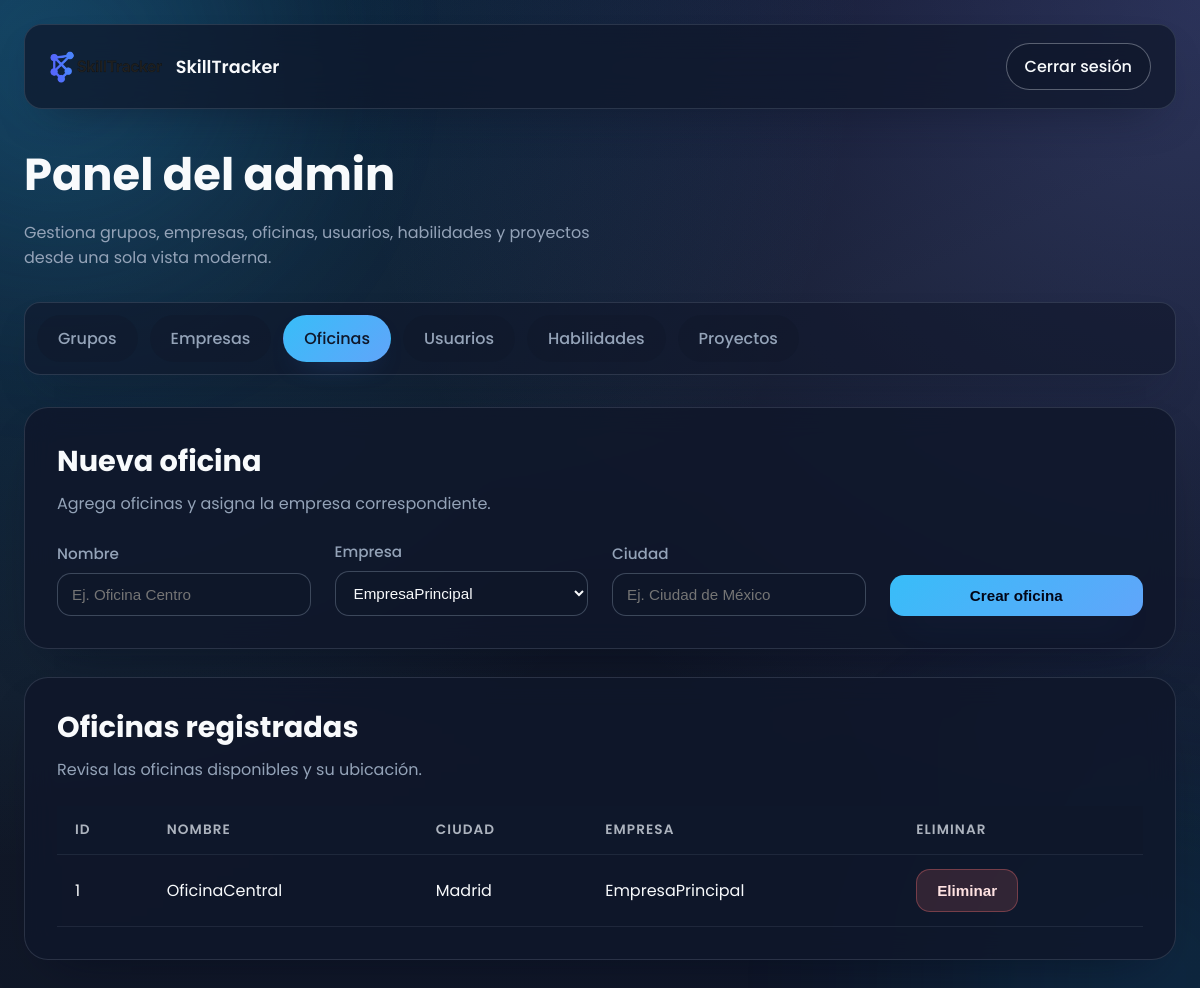
The app's page /dashboard_admin.php?tab=oficinas (signed in) with its own data.
### tables this page shows
CREATE TABLE oficinas (
  id INT AUTO_INCREMENT PRIMARY KEY,
  nombre VARCHAR(255) NOT NULL,
  empresa_id INT NOT NULL,
  ciudad VARCHAR(255) NOT NULL,
  UNIQUE(nombre, ciudad),
  FOREIGN KEY (empresa_id) REFERENCES empresas(id) ON DELETE RESTRICT ON UPDATE CASCADE
);

CREATE TABLE empresas (
  id INT AUTO_INCREMENT PRIMARY KEY,
  nombre VARCHAR(255) NOT NULL UNIQUE,
  grupo_id INT DEFAULT NULL,
  FOREIGN KEY (grupo_id) REFERENCES grupos(id) ON DELETE SET NULL ON UPDATE CASCADE
);

### Web/dashboard_admin.php (the view, shortened to what this page needs)
<?php
require_once 'db.php';
$grupos = $pdo->query(
  "SELECT g.*, GROUP_CONCAT(e.nombre ORDER BY e.id ASC SEPARATOR ', ') AS empresas
   FROM grupos g
   LEFT JOIN empresas e ON e.grupo_id = g.id
   GROUP BY g.id
   ORDER BY g.id ASC"
)->fetchAll();
$empresas = $pdo->query(
  "SELECT empresas.*, grupos.nombre AS grupo_nombre
   FROM empresas
   LEFT JOIN grupos ON empresas.grupo_id = grupos.id
   ORDER BY empresas.id ASC"
)->fetchAll();
$oficinas = $pdo->query(
  "SELECT o.id, o.nombre, o.ciudad, e.nombre AS empresa_nombre
   FROM oficinas o
   JOIN empresas e ON o.empresa_id = e.id
   ORDER BY o.id ASC"
)->fetchAll();
$usuarios = $pdo->query("
  SELECT u.*, e.nombre AS empresa, o.nombre AS oficina, o.ciudad AS oficina_ciudad
  FROM usuarios u
  JOIN empresas e ON u.empresa_id = e.id
  JOIN oficinas o ON u.oficina_id = o.id
ORDER BY id ASC")->fetchAll();
$tab = $_GET['tab'] ?? 'empresas';
?>
<!DOCTYPE html>
<html lang="es">
<head>
  <link rel="stylesheet" href="/css/dashboard.css">
</head>
<body class="dashboard-body">
  <div class="top-bar">
    <div class="top-bar-brand">
      <img src="/images/SkillTrackerLogo.png" alt="Logo SkillTracker">
      <span>SkillTracker</span>
    </div>
    <a href="logout.php" class="logout-button">Cerrar sesión</a>
  </div>
  <main class="main-content">
    <header class="page-header">
      <h1>Panel del admin</h1>
      <p>Gestiona grupos, empresas, oficinas, usuarios, habilidades y proyectos desde una sola vista moderna.</p>
    </header>
    <nav class="tabs" aria-label="Secciones del panel">
      <a href="?tab=grupos" class="tab-link <?= $tab === 'grupos' ? 'active' : '' ?>">Grupos</a>
      <a href="?tab=empresas" class="tab-link <?= $tab === 'empresas' ? 'active' : '' ?>">Empresas</a>
      <a href="?tab=oficinas" class="tab-link <?= $tab === 'oficinas' ? 'active' : '' ?>">Oficinas</a>
      <a href="?tab=usuarios" class="tab-link <?= $tab === 'usuarios' ? 'active' : '' ?>">Usuarios</a>
      <a href="?tab=habilidades" class="tab-link <?= $tab === 'habilidades' ? 'active' : '' ?>">Habilidades</a>
      <a href="?tab=proyectos" class="tab-link <?= $tab === 'proyectos' ? 'active' : '' ?>">Proyectos</a>
    </nav>
    <div class="tab-content">
      <?php if ($tab === 'grupos'): ?>
        <section class="panel-section">
          <div class="card form-card">
            <div class="section-heading">
              <h2>Crear nuevo grupo</h2>
              <p>Organiza tus empresas por grupo para facilitar la administración.</p>
            </div>
            <form action="grupos.php" method="POST" class="form-grid">
              <div class="form-field full-width">
                <label for="nombre_grupo">Nombre del grupo</label>
                <input type="text" id="nombre_grupo" name="nombre_grupo" required placeholder="Ej. División Norte">
              </div>
              <button type="submit" class="primary-button">Crear grupo</button>
            </form>
          </div>
        </section>
        <section class="panel-section">
          <div class="card table-card">
            <div class="section-heading">
              <h2>Grupos registrados</h2>
              <p>Consulta y administra los grupos existentes.</p>
            </div>
            <div class="table-wrapper">
              <table class="data-table">
                <thead>
                  <tr><th>ID</th><th>Nombre</th><th>Empresas</th><th>Modificar</th><th>Eliminar</th></tr>
                </thead>
                <tbody>
                  <?php foreach ($grupos as $g): ?>
                    <tr>
                      <td><?= htmlspecialchars($g['id']) ?></td>
                      <td><?= htmlspecialchars($g['nombre']) ?></td>
                      <td><?= htmlspecialchars($g['empresas']) ?></td>
                      <td>
                        <form method="GET" action="dashboard_admin.php" class="inline-form">
                          <input type="hidden" name="tab" value="grupos">
                          <input type="hidden" name="edit_grupo_id" value="<?= $g['id'] ?>">
                          <button type="submit" class="ghost-button">Modificar</button>
                        </form>
                      </td>
                      <td>
                        <form action="grupos.php" method="POST" class="inline-form" onsubmit="return confirm('¿Borrar grupo?');">
                          <input type="hidden" name="eliminar_grupo_id" value="<?= $g['id'] ?>">
                          <button type="submit" class="danger-button">Eliminar</button>
                        </form>
                      </td>
                    </tr>
                  <?php endforeach; ?>
                </tbody>
              </table>
            </div>
          </div>
        </section>
        <?php if (isset($_GET['edit_grupo_id'])):
              $stmt = $pdo->prepare("SELECT * FROM grupos WHERE id = ?");
              $stmt->execute([(int)$_GET['edit_grupo_id']]);
              $grupoEditar = $stmt->fetch();
              if ($grupoEditar): ?>
          <section class="panel-section">
            <div class="card form-card">
              <div class="section-heading">
                <h3>Editar grupo</h3>
                <p>Actualiza el nombre del grupo seleccionado.</p>
              </div>
              <form action="grupos.php" method="POST" class="form-grid">
                <input type="hidden" name="editar_grupo_id" value="<?= $grupoEditar['id'] ?>">
                <div class="form-field full-width">
                  <label for="nuevo_nombre">Nombre</label>
                  <input type="text" id="nuevo_nombre" name="nuevo_nombre" required value="<?= htmlspecialchars($grupoEditar['nombre']) ?>">
                </div>
                <div class="form-actions">
                  <button type="submit" class="primary-button">Guardar cambios</button>
                  <a href="dashboard_admin.php?tab=grupos" class="ghost-link">Cancelar</a>
                </div>
              </form>
            </div>
          </section>
        <?php endif; endif; ?>
      <?php elseif ($tab === 'oficinas'): ?>
        <section class="panel-section">
          <div class="card form-card">
            <div class="section-heading">
              <h2>Nueva oficina</h2>
              <p>Agrega oficinas y asigna la empresa correspondiente.</p>
            </div>
            <form action="oficinas.php" method="POST" class="form-grid">
              <div class="form-field">
                <label for="nombre_oficina">Nombre</label>
                <input type="text" id="nombre_oficina" name="nombre_oficina" required placeholder="Ej. Oficina Centro">
              </div>
              <div class="form-field">
                <label for="empresa_id">Empresa</label>
                <select name="empresa_id" id="empresa_id" required>
                  <?php foreach ($empresas as $e): ?>
                    <option value="<?= $e['id'] ?>"><?= htmlspecialchars($e['nombre']) ?></option>
                  <?php endforeach; ?>
                </select>
              </div>
              <div class="form-field">
                <label for="ciudad">Ciudad</label>
                <input type="text" id="ciudad" name="ciudad" required placeholder="Ej. Ciudad de México">
              </div>
              <button type="submit" class="primary-button">Crear oficina</button>
            </form>
          </div>
        </section>
        <section class="panel-section">
          <div class="card table-card">
            <div class="section-heading">
              <h2>Oficinas registradas</h2>
              <p>Revisa las oficinas disponibles y su ubicación.</p>
            </div>
            <div class="table-wrapper">
              <table class="data-table">
                <thead>
                  <tr><th>ID</th><th>Nombre</th><th>Ciudad</th><th>Empresa</th><th>Eliminar</th></tr>
                </thead>
                <tbody>
                  <?php foreach ($oficinas as $o): ?>
                    <tr>
                      <td><?= htmlspecialchars($o['id']) ?></td>
                      <td><?= htmlspecialchars($o['nombre']) ?></td>
                      <td><?= htmlspecialchars($o['ciudad']) ?></td>
                      <td><?= htmlspecialchars($o['empresa_nombre']) ?></td>
                      <td>
                        <form action="oficinas.php" method="POST" class="inline-form" onsubmit="return confirm('¿Borrar oficina?');">
                          <button type="submit" class="danger-button">Eliminar</button>
                        </form>
                      </td>
                    </tr>
                  <?php endforeach; ?>
                </tbody>
              </table>
            </div>
          </div>
        </section>
      <?php elseif ($tab === 'proyectos'): ?>
        <?php if (isset($_GET['edit_proyecto_id'])):
              $stmt = $pdo->prepare("SELECT * FROM proyectos WHERE id = ?");
              $stmt->execute([(int)$_GET['edit_proyecto_id']]);
              $proyectoEditar = $stmt->fetch();
              if ($proyectoEditar):
                $stmtParticipantes = $pdo->prepare("SELECT usuario_id FROM proyecto_usuario WHERE proyecto_id = ?");
                $stmtParticipantes->execute([$proyectoEditar['id']]);
                $participantesSeleccionados = array_column($stmtParticipantes->fetchAll(), 'usuario_id');
        ?>
          <section class="panel-section">
            <div class="card form-card">
              <div class="section-heading">
                <h3>Editar proyecto</h3>
                <p>Actualiza la información y los participantes del proyecto.</p>
              </div>
              <form action="crear_proyecto.php" method="POST" class="form-grid">
                <input type="hidden" name="actualizar_proyecto_id" value="<?= $proyectoEditar['id'] ?>">
                <div class="form-field full-width">
                  <label for="nombre_proyecto_edit">Nombre</label>
                  <input type="text" id="nombre_proyecto_edit" name="nombre_proyecto" required value="<?= htmlspecialchars($proyectoEditar['nombre']) ?>">
                </div>
                <div class="form-field full-width">
                  <label for="descripcion_proyecto_edit">Descripción</label>
                  <textarea id="descripcion_proyecto_edit" name="descripcion" rows="3"><?= htmlspecialchars($proyectoEditar['descripcion']) ?></textarea>
                </div>
                <div class="form-field">
                  <label for="estado_proyecto_edit">Estado</label>
                  <select id="estado_proyecto_edit" name="estado">
                    <option value="No iniciado" <?= $proyectoEditar['estado']==='No iniciado' ? 'selected' : '' ?>>No iniciado</option>
                    <option value="En progreso" <?= $proyectoEditar['estado']==='En progreso' ? 'selected' : '' ?>>En progreso</option>
                    <option value="Completado" <?= $proyectoEditar['estado']==='Completado' ? 'selected' : '' ?>>Completado</option>
                  </select>
                </div>
                <div class="form-field full-width">
                  <label for="participantes_edit">Participantes</label>
                  <select id="participantes_edit" name="usuarios_seleccionados[]" multiple size="5">
                    <?php foreach ($usuarios as $u): ?>
                      <option value="<?= $u['id'] ?>" <?= in_array($u['id'], $participantesSeleccionados) ? 'selected' : '' ?>><?= htmlspecialchars($u['nombre'] . ' ' . $u['apellido_paterno']) ?> - <?= htmlspecialchars($u['empresa']) ?></option>
                    <?php endforeach; ?>
                  </select>
                </div>
                <div class="form-actions">
                  <button type="submit" class="primary-button">Guardar cambios</button>
                  <a href="dashboard_admin.php?tab=proyectos" class="ghost-link">Cancelar</a>
                </div>
              </form>
            </div>
          </section>
        <?php endif; endif; endif; ?>
    </div>
  </main>
</body>
</html>

### records on screen
oficinas: id "1", nombre "OficinaCentral", ciudad "Madrid", empresa.nombre "EmpresaPrincipal"

### other values on screen
form field empresa_id "EmpresaPrincipal"
